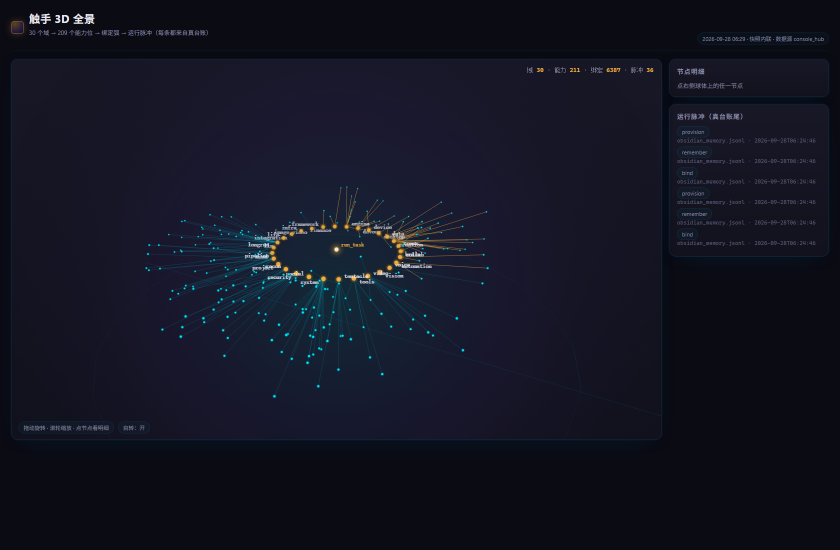
#> input picture arms/tentacle3d.png, 1680 x 1100 px (shown at 1/2 size)
$ python -i declutter.py   (imports and definitions only)
#> lines starting #> are read from the running program, lines starting #| are printed output that depends on the picture
#> further down, picture is the input picture: PIL image 1680x1100 RGB; mean R, G, B 19, 20.5, 34.5
#!/usr/bin/env python3
# -*- coding: utf-8 -*-
"""declutter —— 本地能修的第五轴：**边缘密度过高**（画面太碎、太吵）。

原理：边缘密度 = 梯度图上超阈值的像素占比。它高，多半是背景纹理太细碎。
做法：按梯度分成三档 —— 强边缘（主体轮廓）**保留**、中等纹理（杂物）**削弱**、
      弱起伏（噪点）**抹平**；只作用在 L 通道，不动颜色。

用法： python3 tools/declutter.py 图.jpg --out 修后.png [--lo 12 --hi 45 --amount 0.7]
"""
import argparse, os, sys
import numpy as np
from PIL import Image, ImageFilter

TOOLS = os.path.dirname(os.path.abspath(__file__))


def load_gate():
    import importlib.util
    spec = importlib.util.spec_from_file_location("tg", os.path.join(TOOLS, "taste_gate.py"))
    m = importlib.util.module_from_spec(spec); spec.loader.exec_module(m); return m


def grad_mag(g):
    a = np.asarray(g, dtype=np.float32)
    gx = np.abs(np.diff(a, axis=1, prepend=a[:, :1]))
    gy = np.abs(np.diff(a, axis=0, prepend=a[:1, :]))
    return np.sqrt(gx ** 2 + gy ** 2)


def declutter(im, lo=12, hi=45, amount=0.7, radius=1.6):
#> called with lo = 12, hi = 45, amount = 0.7, radius = 1.6
    lab = im.convert("LAB"); L, A, B = lab.split()
#> after `lab = im.convert('LAB')`: lab: PIL image 1680x1100 LAB; mean of channels 0, 1, 2 18.7, 14.3, 244.8
#> after `L, A, B = lab.split()`:
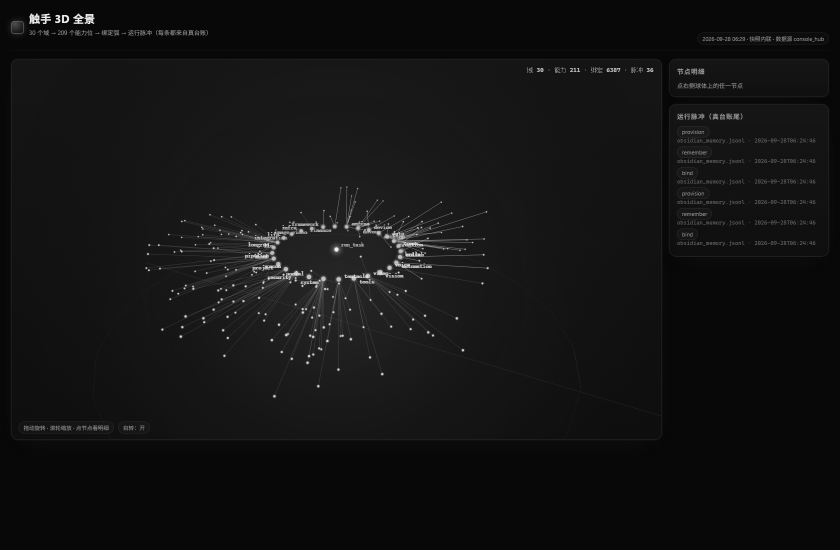
#> L: PIL image 1680x1100 L (shown at 1/2 size); min 5, max 239, mean 18.7
#> after `L, A, B = lab.split()`:
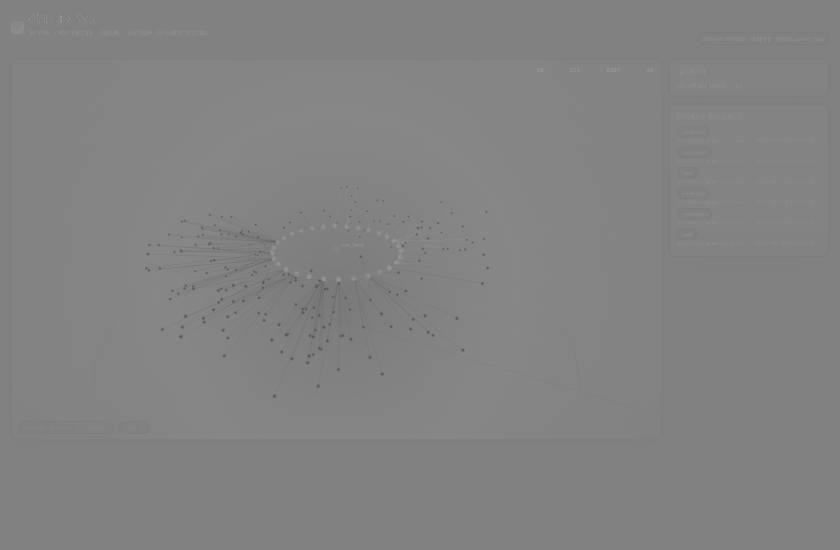
#> A: PIL image 1680x1100 L (shown at 1/2 size); min 87, max 181, mean 130.4
#> after `L, A, B = lab.split()`:
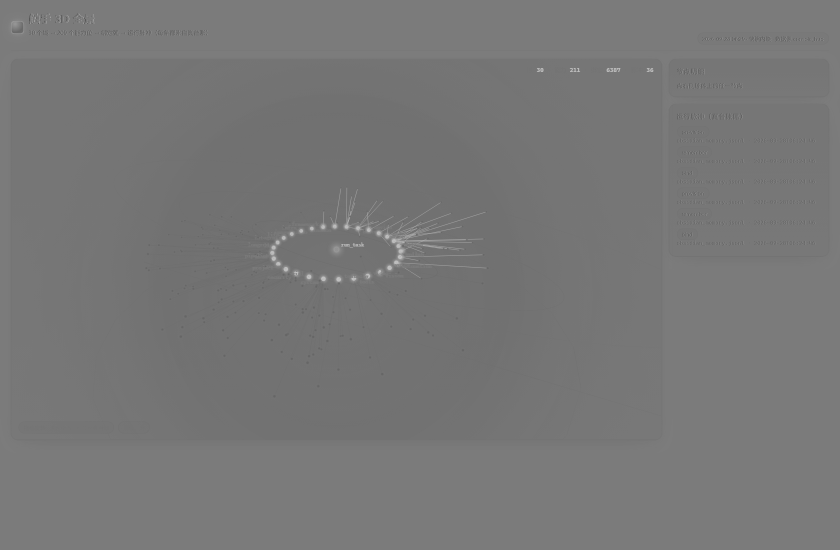
#> B: PIL image 1680x1100 L (shown at 1/2 size); min 52, max 194, mean 118.8
    mag = grad_mag(L)
#> in grad_mag, `gx = np.abs(np.diff(a, axis=1, prepend=a[:, :1]))`:
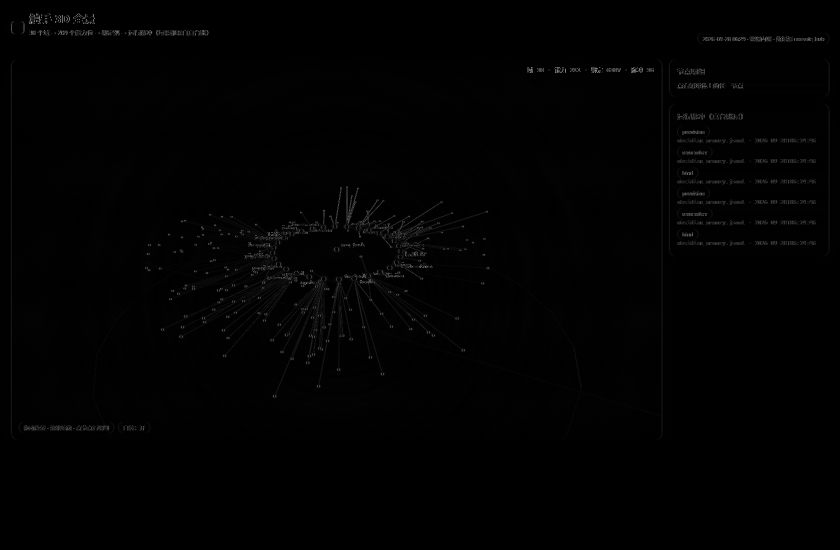
#> gx: shape (1100, 1680) float32 (shown at 1/2 size); min 0, max 202, mean 1.8
    # 中档权重：越接近 lo 越要压，超过 hi 的强边缘完全不动
    w = np.clip((hi - mag) / max(hi - lo, 1e-6), 0, 1)
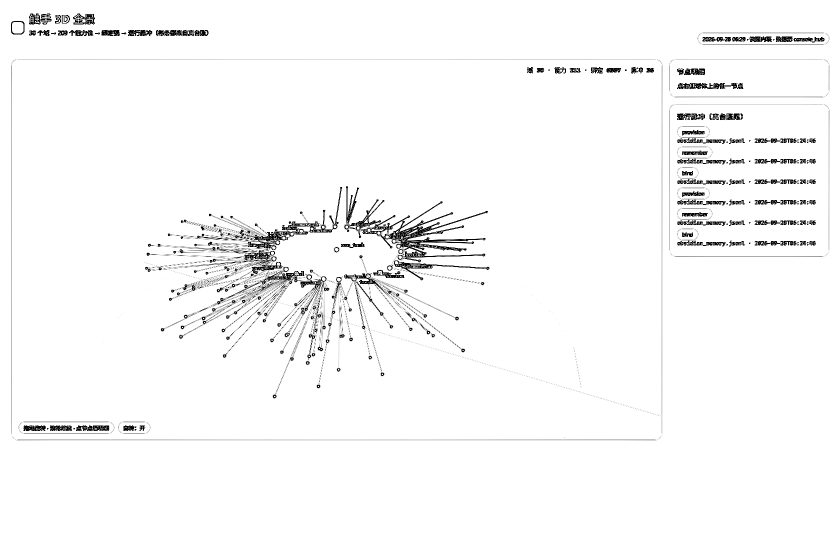
#> w: shape (1100, 1680) float32 (shown at 1/2 size); min 0, max 1, mean 0.973
    w = np.clip(w, 0, 1) * amount
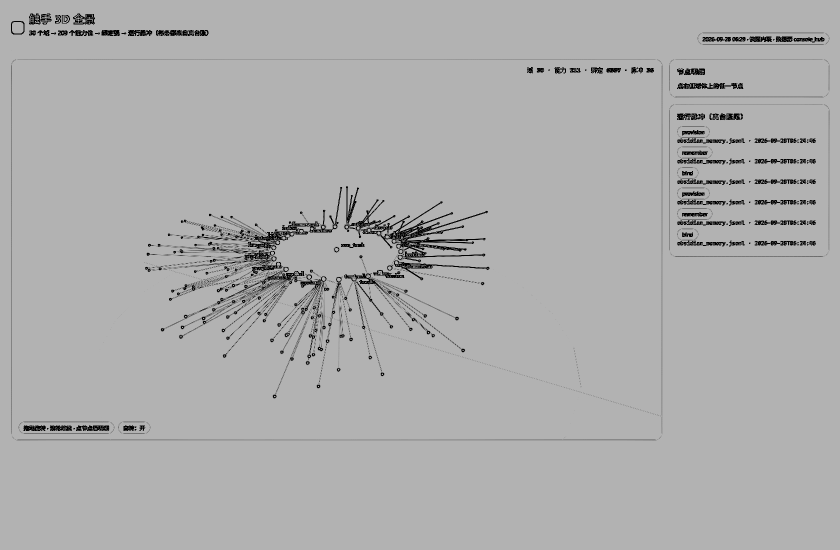
#> w: shape (1100, 1680) float32 (shown at 1/2 size); min 0, max 0.7, mean 0.681
    soft = L.filter(ImageFilter.GaussianBlur(radius))
    a = np.asarray(L, dtype=np.float32); s = np.asarray(soft, dtype=np.float32)
    out = a * (1 - w) + s * w
    L2 = Image.fromarray(np.clip(out, 0, 255).astype(np.uint8), "L")
    return Image.merge("LAB", (L2, A, B)).convert("RGB"), float(w.mean())


def main():
    ap = argparse.ArgumentParser()
    ap.add_argument("src"); ap.add_argument("--out")
    ap.add_argument("--lo", type=float, default=12); ap.add_argument("--hi", type=float, default=45)
    ap.add_argument("--amount", type=float, default=0.7); ap.add_argument("--maxw", type=int, default=900)
    a = ap.parse_args()
    tg = load_gate()
    dst = a.out or a.src.rsplit(".", 1)[0] + "_dc.png"

    im = Image.open(a.src).convert("RGB")
    if im.size[0] > a.maxw:
        im = im.resize((a.maxw, int(im.size[1] * a.maxw / im.size[0])), Image.LANCZOS)
    b = tg.judge(a.src, "photo")
    out, wm = declutter(im, a.lo, a.hi, a.amount)
    tmp = dst
    out.save(tmp, "PNG")
    aft = tg.judge(tmp, "photo")
    print("边缘密度 %s → %s   判定 %s → %s   处理权重均值 %.2f"
          % (b["readings"]["edge"], aft["readings"]["edge"], b["verdict"], aft["verdict"], wm))
    print("不过项 %s → %s" % (",".join(b["fails"]) or "-", ",".join(aft["fails"]) or "-"))
    if len(aft["fails"]) >= len(b["fails"]):
        import shutil; shutil.copy(a.src, dst)
        print("回退  没有变好（或变差）⇒ 输出原图")
        return 1
    return 0


# [2 lines not run here, left out]

>>> from PIL import Image
>>> picture = Image.open('../arms/tentacle3d.png')
>>> result = declutter(picture)

$ run again, on assets/fig-cable-all.png
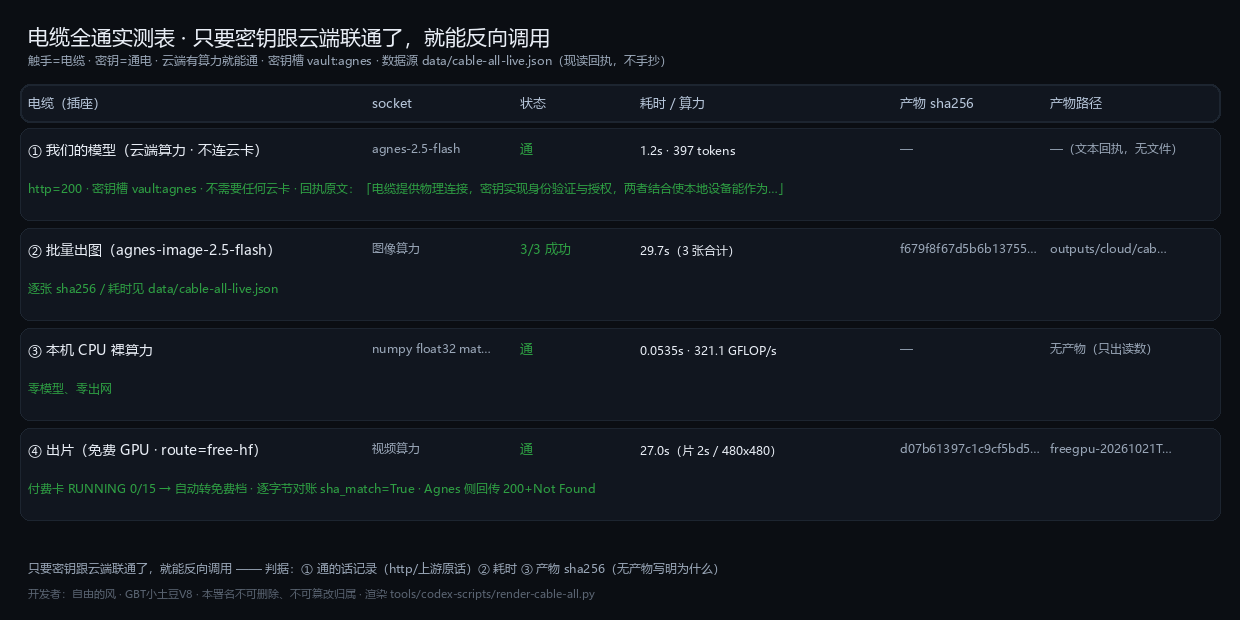
#> input picture assets/fig-cable-all.png, 1240 x 620 px
#> picture is the input picture: PIL image 1240x620 RGB; mean R, G, B 18.9, 24.1, 31.2
#> lab: PIL image 1240x620 LAB; mean of channels 0, 1, 2 20.5, 15.2, 247.9
#> in declutter, `w = np.clip(w, 0, 1) * amount`:
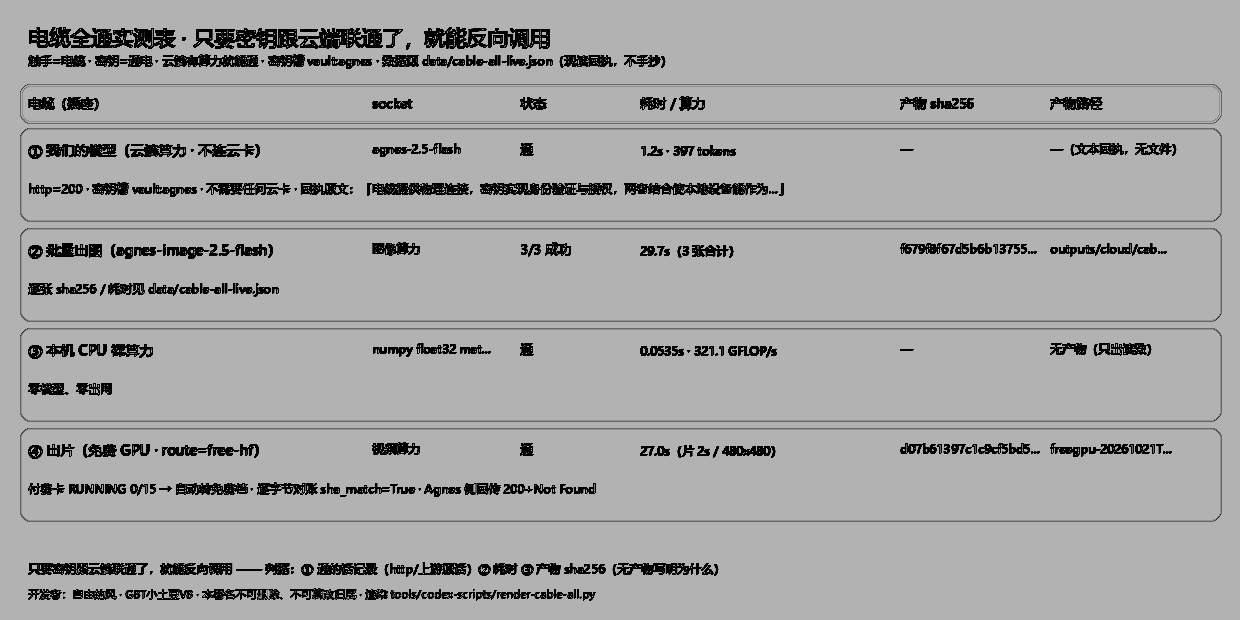
#> w: shape (620, 1240) float32; min 0, max 0.7, mean 0.647
#> in declutter, `soft = L.filter(ImageFilter.GaussianBlur(radius))`:
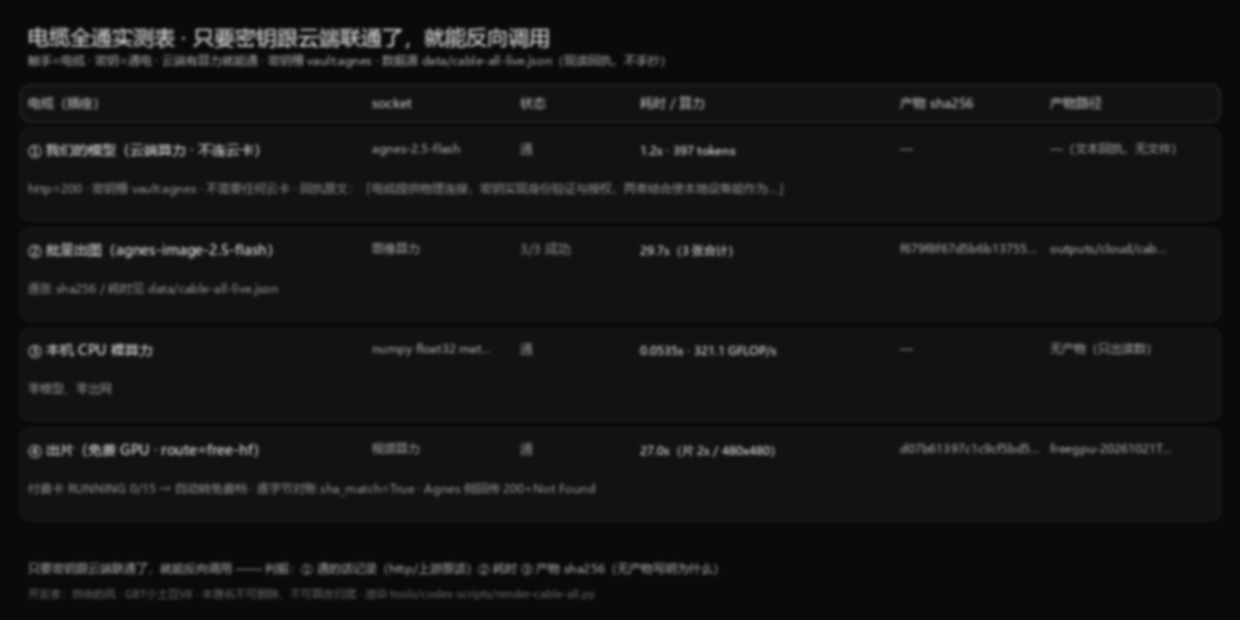
#> soft: PIL image 1240x620 L; min 10, max 169, mean 20.5

$ run again, on assets/fig-chain.png
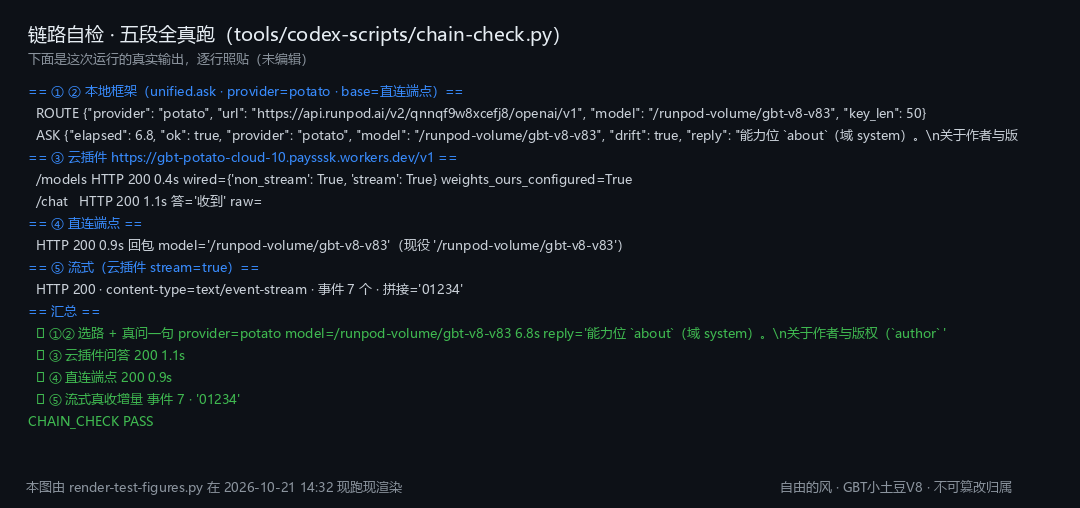
#> input picture assets/fig-chain.png, 1080 x 508 px
#> picture is the input picture: PIL image 1080x508 RGB; mean R, G, B 18.5, 24, 29.8
#> lab: PIL image 1080x508 LAB; mean of channels 0, 1, 2 20.5, 14.8, 248.6
#> in declutter, `w = np.clip(w, 0, 1) * amount`:
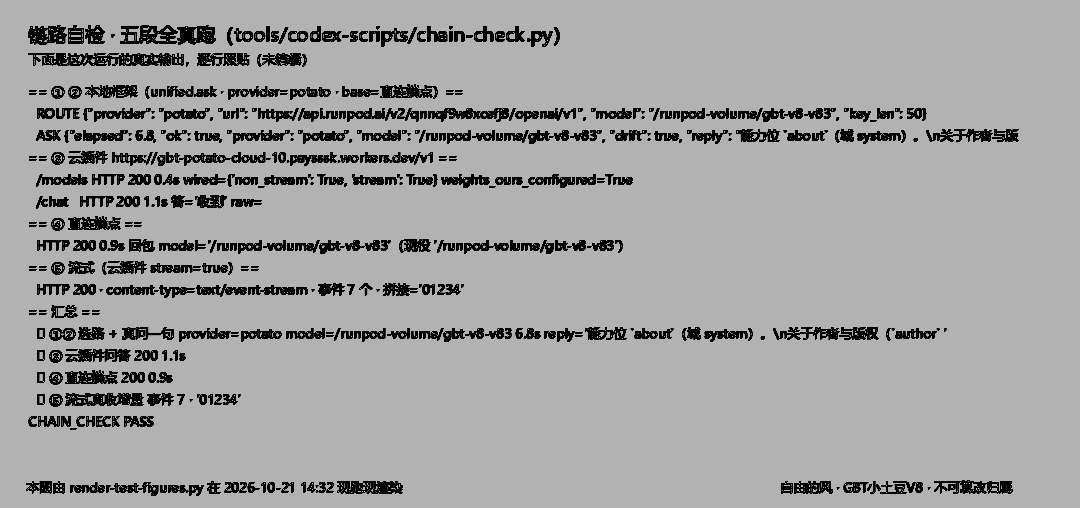
#> w: shape (508, 1080) float32; min 0, max 0.7, mean 0.633
#> in declutter, `soft = L.filter(ImageFilter.GaussianBlur(radius))`:
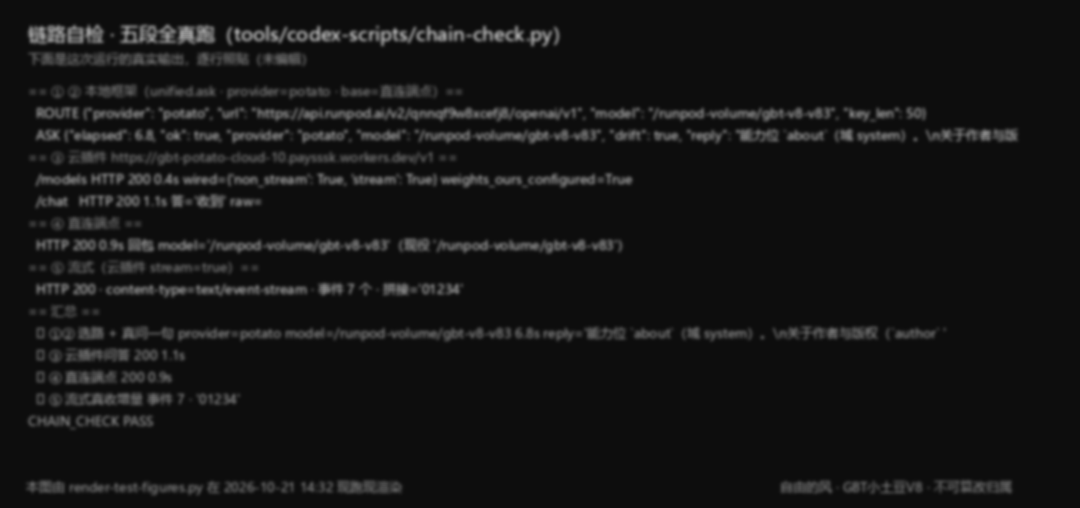
#> soft: PIL image 1080x508 L; min 13, max 158, mean 20.5
